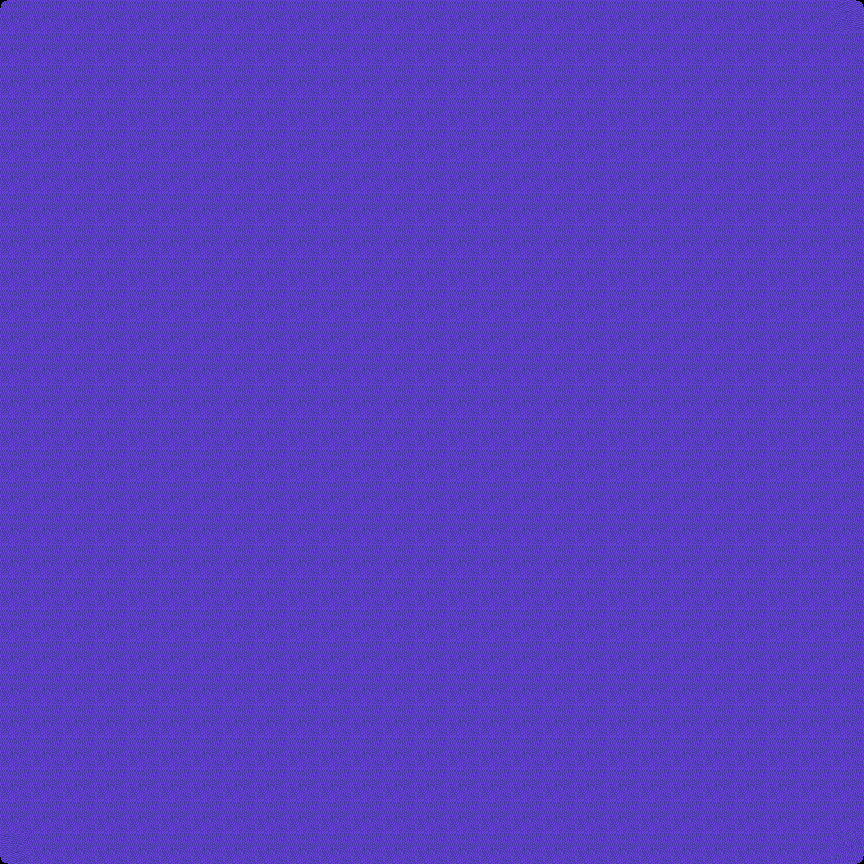

This is a level from a 2D game, rendered from its Tiled map with the project's own tilesets. A one-line summary and the map file follow, with tile-layer data summarised:
An orthogonal 27x27 tile map with 32x32 px tiles, 1 tile layer (Floor), 2 tilesets and 2 objects (PlayerEntity, MoveableItem).

<map version="1.0" orientation="orthogonal" width="27" height="27" tilewidth="32" tileheight="32">
 <tileset firstgid="1" name="metatiles16x16" tilewidth="16" tileheight="16">
  <image source="../tilesets/metatiles16x16.png" width="96" height="16" />
 </tileset>
 <tileset firstgid="7" name="Moquette" tilewidth="32" tileheight="32">
  <image source="../tilesets/moquette.png" width="96" height="64" />
 </tileset>
 <layer name="Floor" width="27" height="27">
  <data>[729 cells, 729 non-empty, 2 distinct tile ids]</data>
 </layer>
 <objectgroup color="#5ed33d" name="Player" width="27" height="27">
  <object name="PlayerEntity" x="160" y="224" width="32" height="32">
   <properties>
    <property name="image" value="metatiles16x16" />
    <property name="spriteheight" value="16" />
    <property name="spritewidth" value="16" />
   </properties>
  </object>
 </objectgroup>
 <objectgroup color="#e5bd1b" name="Items" width="27" height="27">
  <object name="MoveableItem" x="320" y="160" width="32" height="32">
   <properties>
    <property name="image" value="furnitures" />
    <property name="spriteheight" value="32" />
    <property name="spritewidth" value="32" />
    <property name="type" value="sofa" />
   </properties>
  </object>
 </objectgroup>
</map>
